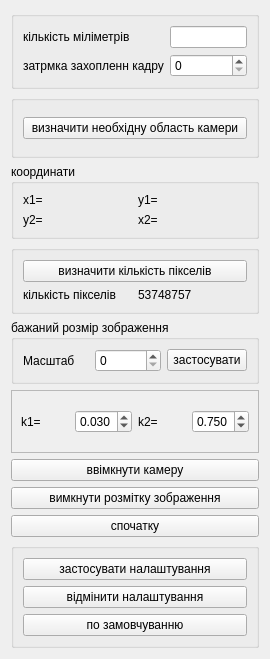
<?xml version="1.0" encoding="UTF-8"?>
<ui version="4.0">
 <class>SettingCaptureFrame</class>
 <widget class="QWidget" name="SettingCaptureFrame">
  <property name="geometry">
   <rect>
    <x>0</x>
    <y>0</y>
    <width>270</width>
    <height>659</height>
   </rect>
  </property>
  <property name="windowTitle">
   <string>Form</string>
  </property>
  <layout class="QGridLayout" name="gridLayout_4">
   <item row="0" column="0">
    <widget class="QGroupBox" name="groupBox_5">
     <property name="title">
      <string/>
     </property>
     <layout class="QGridLayout" name="gridLayout_3">
      <item row="0" column="0">
       <widget class="QLabel" name="label_2">
        <property name="text">
         <string>кількість міліметрів</string>
        </property>
       </widget>
      </item>
      <item row="0" column="1">
       <widget class="QLineEdit" name="lineEdit"/>
      </item>
      <item row="1" column="0">
       <widget class="QLabel" name="label">
        <property name="text">
         <string>затрмка захопленн кадру</string>
        </property>
       </widget>
      </item>
      <item row="1" column="1">
       <widget class="QSpinBox" name="spinBox"/>
      </item>
     </layout>
    </widget>
   </item>
   <item row="1" column="0">
    <widget class="QGroupBox" name="groupBox">
     <property name="title">
      <string/>
     </property>
     <layout class="QVBoxLayout" name="verticalLayout">
      <item>
       <widget class="QPushButton" name="buttonSetROI">
        <property name="text">
         <string>визначити необхідну область камери</string>
        </property>
       </widget>
      </item>
     </layout>
    </widget>
   </item>
   <item row="2" column="0">
    <widget class="QGroupBox" name="groupBox_6">
     <property name="title">
      <string>координати</string>
     </property>
     <layout class="QGridLayout" name="gridLayout">
      <item row="0" column="0">
       <widget class="QLabel" name="labelX1">
        <property name="text">
         <string>x1=</string>
        </property>
       </widget>
      </item>
      <item row="0" column="1">
       <widget class="QLabel" name="labelY1">
        <property name="text">
         <string>y1=</string>
        </property>
       </widget>
      </item>
      <item row="1" column="0">
       <widget class="QLabel" name="labelY2">
        <property name="text">
         <string>y2=</string>
        </property>
       </widget>
      </item>
      <item row="1" column="1">
       <widget class="QLabel" name="labelX2">
        <property name="text">
         <string>x2=</string>
        </property>
       </widget>
      </item>
     </layout>
    </widget>
   </item>
   <item row="3" column="0">
    <widget class="QGroupBox" name="groupBox_2">
     <property name="title">
      <string/>
     </property>
     <layout class="QGridLayout" name="gridLayout_2">
      <item row="0" column="0" colspan="2">
       <widget class="QPushButton" name="buttonSetDistance">
        <property name="text">
         <string>визначити кількість пікселів</string>
        </property>
       </widget>
      </item>
      <item row="1" column="0">
       <widget class="QLabel" name="label_4">
        <property name="text">
         <string>кількість пікселів </string>
        </property>
       </widget>
      </item>
      <item row="1" column="1">
       <widget class="QLabel" name="pixels">
        <property name="text">
         <string>53748757</string>
        </property>
       </widget>
      </item>
     </layout>
    </widget>
   </item>
   <item row="4" column="0">
    <widget class="QGroupBox" name="groupBox_3">
     <property name="title">
      <string>бажаний розмір зображення</string>
     </property>
     <layout class="QHBoxLayout" name="horizontalLayout_3">
      <item>
       <widget class="QLabel" name="label_5">
        <property name="text">
         <string>Масштаб</string>
        </property>
       </widget>
      </item>
      <item>
       <widget class="QSpinBox" name="widthCaptureWindow"/>
      </item>
      <item>
       <widget class="QPushButton" name="buttonSizeApply">
        <property name="text">
         <string>застосувати</string>
        </property>
       </widget>
      </item>
     </layout>
    </widget>
   </item>
   <item row="8" column="0">
    <widget class="QPushButton" name="buttonRestartTrySet">
     <property name="text">
      <string>спочатку</string>
     </property>
    </widget>
   </item>
   <item row="9" column="0">
    <widget class="QGroupBox" name="groupBox_4">
     <property name="title">
      <string/>
     </property>
     <layout class="QVBoxLayout" name="verticalLayout_2">
      <item>
       <widget class="QPushButton" name="SettingApply">
        <property name="text">
         <string>застосувати налаштування</string>
        </property>
       </widget>
      </item>
      <item>
       <widget class="QPushButton" name="SettingCansel">
        <property name="text">
         <string>відмінити налаштування</string>
        </property>
       </widget>
      </item>
      <item>
       <widget class="QPushButton" name="SettingStandart">
        <property name="text">
         <string>по замовчуванню</string>
        </property>
       </widget>
      </item>
     </layout>
    </widget>
   </item>
   <item row="5" column="0">
    <widget class="QFrame" name="frame">
     <property name="frameShape">
      <enum>QFrame::StyledPanel</enum>
     </property>
     <property name="frameShadow">
      <enum>QFrame::Raised</enum>
     </property>
     <layout class="QGridLayout" name="gridLayout_5">
      <item row="1" column="0">
       <widget class="QLabel" name="label_3">
        <property name="text">
         <string>k1=</string>
        </property>
       </widget>
      </item>
      <item row="1" column="1">
       <widget class="QDoubleSpinBox" name="doubleSpinBox">
        <property name="decimals">
         <number>3</number>
        </property>
        <property name="maximum">
         <double>3.000000000000000</double>
        </property>
        <property name="singleStep">
         <double>0.001000000000000</double>
        </property>
        <property name="value">
         <double>0.030000000000000</double>
        </property>
       </widget>
      </item>
      <item row="1" column="3">
       <widget class="QDoubleSpinBox" name="doubleSpinBox_2">
        <property name="decimals">
         <number>3</number>
        </property>
        <property name="maximum">
         <double>3.000000000000000</double>
        </property>
        <property name="singleStep">
         <double>0.001000000000000</double>
        </property>
        <property name="value">
         <double>0.750000000000000</double>
        </property>
       </widget>
      </item>
      <item row="1" column="2">
       <widget class="QLabel" name="label_6">
        <property name="text">
         <string>k2=</string>
        </property>
       </widget>
      </item>
     </layout>
    </widget>
   </item>
   <item row="6" column="0">
    <widget class="QPushButton" name="pushButton">
     <property name="text">
      <string>ввімкнути камеру</string>
     </property>
    </widget>
   </item>
   <item row="7" column="0">
    <widget class="QPushButton" name="pushButton_2">
     <property name="text">
      <string>вимкнути розмітку зображення</string>
     </property>
    </widget>
   </item>
  </layout>
 </widget>
 <resources/>
 <connections/>
</ui>
